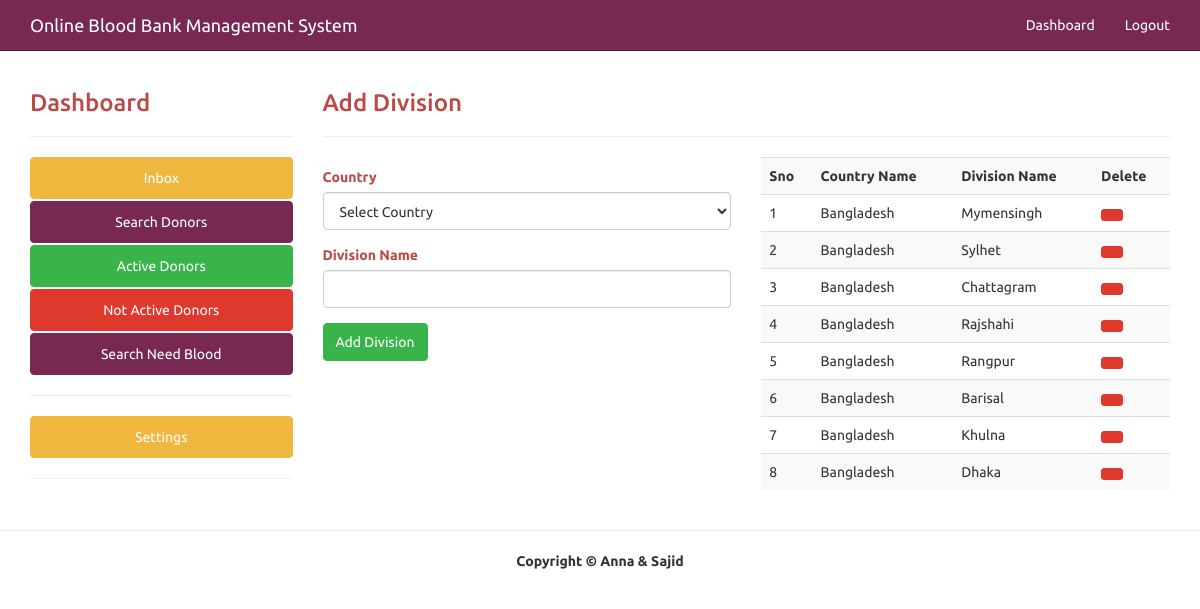
Page /admin_division.php (signed in) on the committed database.
### tables this page shows
CREATE TABLE `division` (
  `DIVISION_ID` int(11) NOT NULL,
  `DIVISION_NAME` varchar(150) NOT NULL,
  `COUNTRY_ID` int(11) NOT NULL
);

CREATE TABLE `country` (
  `COUNTRY_ID` int(11) NOT NULL,
  `COUNTRY_NAME` varchar(150) NOT NULL
);

### admin_division.php (the view, shortened to what this page needs)
<?php
include("config.php");
?>
<!DOCTYPE html>
<html lang="en">
	<head>
			<?php include("admin_head.php");?>
	</head>
	<body>
<?php include("admin_topnav.php"); ?>
<div class="container"  style='margin-top:70px;'>
	<div class="row">
		<div class="col-sm-3">
			<?php include("admin_side_nav.php");?>
		</div>
		<div class="col-sm-9" >
			<h3 class='text-danger'> Add Division </h3><hr>
			<div class="row">
				<div class="col-md-6">
					<form role="form" action="admin_division.php" method="post">
						  <div class="form-group">
								<label class="control-label text-danger" for="COUNTRY">Country</label>
                                <select name="COUNTRY" id="COUNTRY" required class="form-control">
								<option value="">Select Country</option>
								</select>
                          </div>
						<div class="form-group text-danger">
							<label for="division">Division Name</label>
							<input id="division" required type="text" class="form-control" name="divisionname">
						</div>
						<div class="form-group">
							<input type="submit" class="btn btn-success" name='division_submit' value="Add Division">
						</div>
					</form>
				</div>
				<div class="col-md-6">
					<?php
						$sql="Select country.COUNTRY_NAME, division.DIVISION_NAME,division.DIVISION_ID
From division Inner Join
  country On division.COUNTRY_ID = country.COUNTRY_ID ORDER BY DIVISION_ID desc LIMIT 0,10 ";
						$result=$con->query($sql);
						if($result->num_rows>0)
						{
								echo "<table class='table table-striped' >";
									echo "<tr>
											<th>Sno</th>
											<th>Country Name</th>
											<th>Division Name</th>
											<th>Delete</th>
										</tr>";
										$i=0;
										while($row=$result->fetch_assoc())
										{
											$i++;
											echo"<tr>";
												echo "<td>$i</td>";
												echo "<td>".$row["COUNTRY_NAME"]."</td>";
												echo "<td>".$row["DIVISION_NAME"]."</td>";
												echo "<td><a href='admin_del_division.php?id=".$row["DIVISION_ID"]."' class='btn btn-danger btn-sm'><i class='fa fa-trash'></i></a></td>";
											echo"</tr>";
										}
								echo "</table>";
						}
					?>
				</div>
			</div>
		</div>
	</div>
</div>
    <hr>
	 <?php include("admin_footer.php"); ?>
	</body>
</html>

### rows in the picture
division: COUNTRY_ID.COUNTRY_NAME "Bangladesh", DIVISION_NAME "Mymensingh"
division: COUNTRY_ID.COUNTRY_NAME "Bangladesh", DIVISION_NAME "Sylhet"
division: COUNTRY_ID.COUNTRY_NAME "Bangladesh", DIVISION_NAME "Chattagram"
division: COUNTRY_ID.COUNTRY_NAME "Bangladesh", DIVISION_NAME "Rajshahi"
division: COUNTRY_ID.COUNTRY_NAME "Bangladesh", DIVISION_NAME "Rangpur"
division: COUNTRY_ID.COUNTRY_NAME "Bangladesh", DIVISION_NAME "Barisal"
division: COUNTRY_ID.COUNTRY_NAME "Bangladesh", DIVISION_NAME "Khulna"
division: COUNTRY_ID.COUNTRY_NAME "Bangladesh", DIVISION_NAME "Dhaka"
